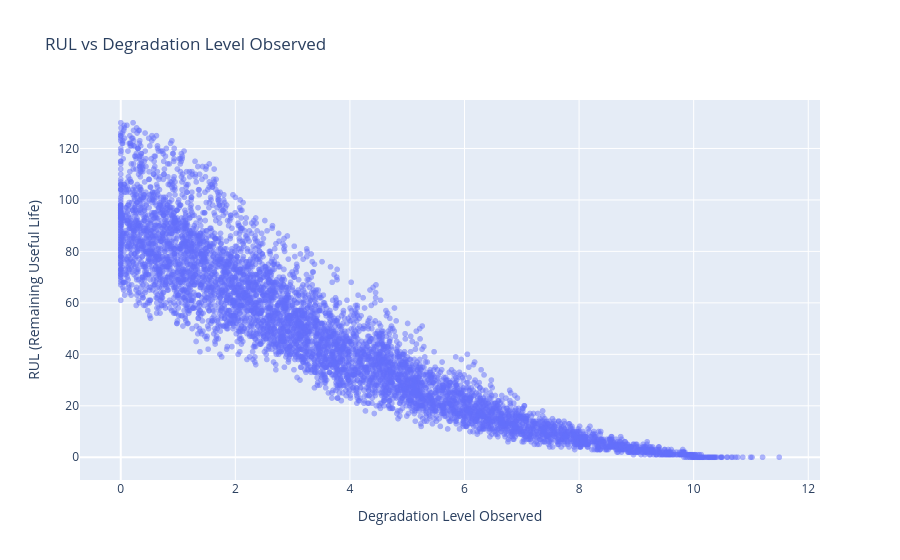

The code cell stored with this chart in its notebook:
### Code cell
fig = px.scatter(df, x='degra_level_observed', y='rul', opacity=0.5,
                 labels={'degra_level_observed': 'Degradation Level Observed', 'rul': 'RUL (Remaining Useful Life)'},
                 title='RUL vs Degradation Level Observed')
fig.show()

### Figure 1 — Plotly figure (JSON) as saved in the notebook; plotly's stock layout.template omitted (floating-point values rounded to 4 significant figures; data arrays with more than 128 entries replaced by an {"elided": "..."} marker saying what was removed)
{"data": [{"hovertemplate": "Degradation Level Observed=%{x}<br>RUL (Remaining Useful Life)=%{y}<extra></extra>", "legendgroup": "", "marker": {"color": "#636efa", "opacity": 0.5, "symbol": "circle"}, "mode": "markers", "name": "", "showlegend": false, "type": "scattergl", "x": {"elided": "6083 float values"}, "xaxis": "x", "y": {"elided": "6083 int values"}, "yaxis": "y"}], "layout": {"legend": {"tracegroupgap": 0}, "title": {"text": "RUL vs Degradation Level Observed"}, "xaxis": {"anchor": "y", "domain": [0, 1], "title": {"text": "Degradation Level Observed"}}, "yaxis": {"anchor": "x", "domain": [0, 1], "title": {"text": "RUL (Remaining Useful Life)"}}}}
